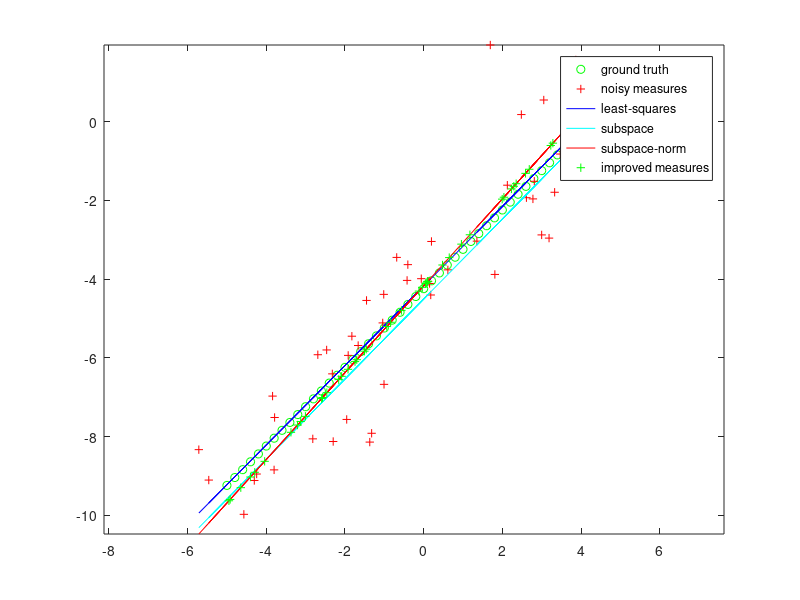
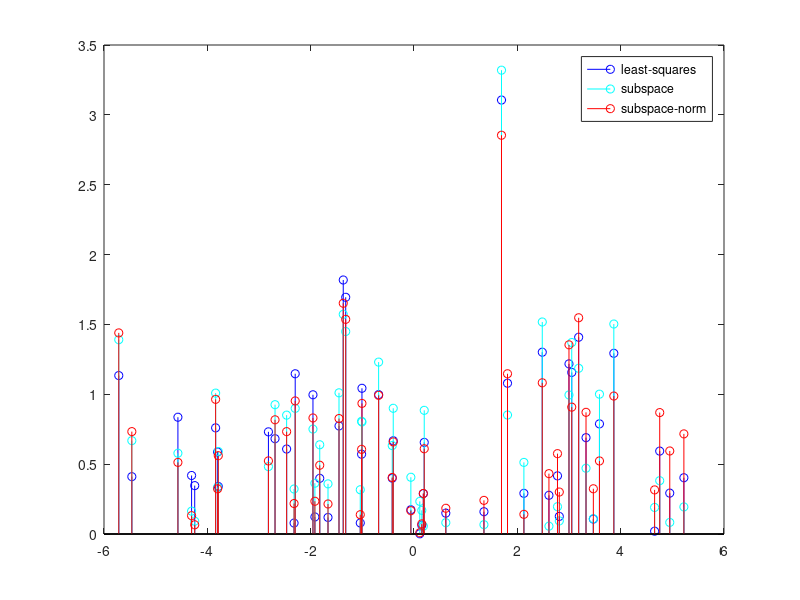

Recreate these plots in MATLAB, in order.
close all
clear all

%%%% ground truth line %%%%
%%%% n_1x+n_2y-d=0 %%%%
%%%% y = mx + t %%%%

alpha=pi/2+pi/4;
n=[sin(alpha);cos(alpha)];
d=3;

m=-n(1,1)/n(2,1);
t=d/n(2,1);

x=[-5:0.2:5];
y=m.*x+t;
N=size(x,2);

figure(1),plot(x,y,'go');hold on;

gain=0.8;
X(:,1)=x'+gain*randn(N,1);
X(:,2)=y'+gain*randn(N,1);
X(:,3)=ones(N,1);

plot(X(:,1),X(:,2),'r+');hold on;

%%%% measurement statistics %%%%

M=X'*X/N
mu=M(1:2,3)

%%%% least squares estimate %%%%

A(1,1)=M(1,1);
A(1,2)=M(1,3);
A(2,1)=A(1,2);
A(2,2)=1;
b(1,1)=M(1,2);
b(2,1)=M(2,3);

est_1=A\b;

% empirical correlation coefficient
CC=corrcoef(X(:,1),X(:,2));
quality_1=abs(CC(1,2))
% root-mean-square error
error_1=sqrt(sum((est_1(1,1)*X(:,1)+est_1(2,1)-X(:,2)).^2)/N)

%%%% best fit linear subspace %%%%

[U,S,V]=svd(M);
est_2=V(:,3)./sqrt(V(1,3)^2+V(2,3)^2);
if est_2(3,1)>0,
    est_2=-est_2;
end

% quality estimate = inverse of the condition number
quality_2=S(3,3)/S(1,1)
% remaining error
error_2=sqrt(sum((X(:,1:2)*est_2(1:2,1)+est_2(3,1)).^2,1)/N)

%%%% best fit linear subspace PCA %%%%

%AA(1,1)=M(1,1)-M(1,3)^2;
%AA(1,2)=M(1,2)-M(1,3)*M(2,3);
%AA(2,1)=AA(1,2);
%AA(2,2)=M(2,2)-M(2,3)^2;
%[VV,DD] = eig(AA);
%est_3(1:2,1)=VV(:,1);
%est_3(3,1)=-(VV(1,1)*M(1,3)+VV(2,1)*M(2,3));
%[UU,SS,VV]=svd(AA);
%est_3(1:2,1)=VV(:,2);
%est_3(3,1)=-(VV(1,2)*M(1,3)+VV(2,2)*M(2,3));

% data covariance matrix
Xnorm=(X(:,1:2)-ones(N,1)*sum(X(:,1:2),1)/N);
COV=Xnorm'*Xnorm/N;
[VV,DD] = eig(COV);
est_3(1:2,1)=VV(:,1);
est_3(3,1)=-(VV(1,1)*M(1,3)+VV(2,1)*M(2,3));
% quality estimate = inverse of the condition number
quality_3=DD(1,1)/DD(2,2)
% remaining error
error_3=sqrt(sum((X(:,1:2)*est_3(1:2,1)+est_3(3,1)).^2,1)/N)

% square-root-of-distances from least-squares estimate
est_4(1,1)=sin(atan(-est_1(1,1)));
est_4(2,1)=cos(atan(-est_1(1,1)));
est_4(3,1)=-est_1(2,1)*est_4(2,1);
error_4=sqrt(sum((X(:,1:2)*est_4(1:2,1)+est_4(3,1)).^2,1)/N)


plot(X(:,1),est_1(1,1)*X(:,1)+est_1(2,1),'b');hold on;
plot(X(:,1),-(est_2(1,1)/est_2(2,1))*X(:,1)-(est_2(3,1)/est_2(2,1)),'c');hold on;
plot(X(:,1),-(est_3(1,1)/est_3(2,1))*X(:,1)-(est_3(3,1)/est_3(2,1)),'r');hold on;

proj_points=X(:,1:2)-(X(:,1:2)*est_3(1:2,1)+est_3(3,1))*est_3(1:2,1)';
plot(proj_points(:,1),proj_points(:,2),'g+');
legend('ground truth','noisy measures','least-squares','subspace','subspace-norm','improved measures')
axis equal

figure(2),
%stem(X(:,1),abs(est_1(1,1)*X(:,1)+est_1(2,1)-X(:,2)),'b');hold on;
stem(X(:,1),abs(X(:,1:2)*est_4(1:2,1)+est_4(3,1)),'b');hold on;
stem(X(:,1),abs(X(:,1:2)*est_2(1:2,1)+est_2(3,1)),'c');hold on;
stem(X(:,1),abs(X(:,1:2)*est_3(1:2,1)+est_3(3,1)),'r');

legend('least-squares','subspace','subspace-norm')